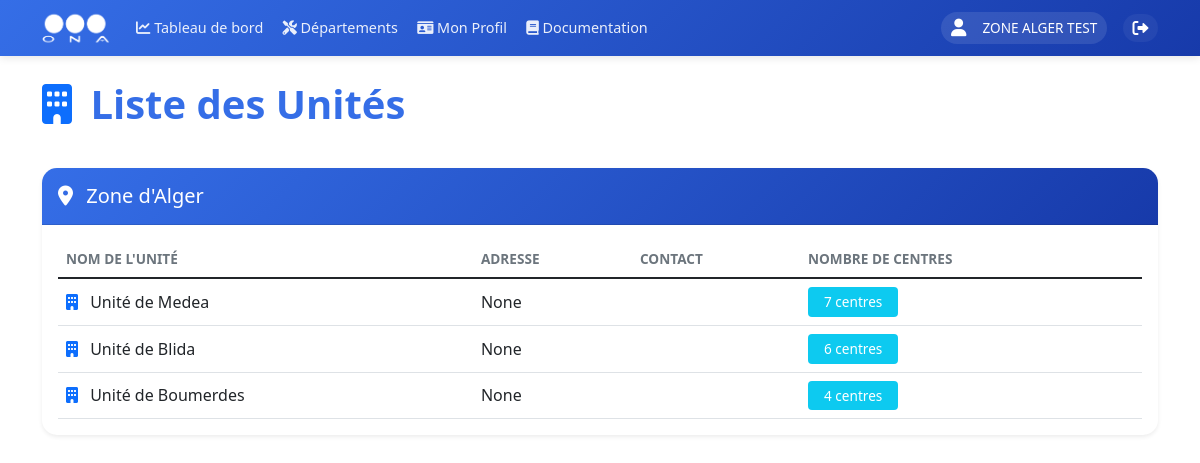
The page /units (signed in) on the database its author committed.
### models.py (models this page shows, shortened)
class User(UserMixin, db.Model):
    __tablename__ = 'users'
    id = db.Column(db.Integer, primary_key=True)
    username = db.Column(db.String(80), unique=True, nullable=False, index=True)
    nickname = db.Column(db.String(80), index=True)
    email = db.Column(db.String(120), unique=True, nullable=True, index=True)
    password_hash = db.Column(db.String(128))
    role = db.Column(db.String(20), nullable=False, default=UserRole.UTILISATEUR, index=True)
    is_active = db.Column(db.Boolean, default=True, index=True)
    last_login = db.Column(db.DateTime, index=True)
    unit_id = db.Column(db.Integer, db.ForeignKey('units.id', ondelete='SET NULL'), nullable=True, index=True)
    zone_id = db.Column(db.Integer, db.ForeignKey('zones.id', ondelete='SET NULL'), nullable=True, index=True)
    created_at = db.Column(db.DateTime, default=datetime.utcnow, index=True)
    updated_at = db.Column(db.DateTime, default=datetime.utcnow, onupdate=datetime.utcnow, index=True)
    profile = db.relationship('UserProfile', backref='user', uselist=False, lazy=True, cascade='all, delete-orphan')
    incidents = db.relationship('Incident', backref='author', lazy=True)

class Zone(db.Model):
    __tablename__ = 'zones'
    id = db.Column(db.Integer, primary_key=True)
    name = db.Column(db.String(100), unique=True, nullable=False, index=True)
    code = db.Column(db.String(10), unique=True, nullable=False, index=True)
    email = db.Column(db.String(120), unique=True, nullable=True)
    phone = db.Column(db.String(20), nullable=True)
    description = db.Column(db.Text)
    address = db.Column(db.String(200))
    director_id = db.Column(db.Integer, db.ForeignKey('users.id'), nullable=True)
    units = db.relationship('Unit', backref='zone', lazy=True, cascade='all, delete-orphan')
    users = db.relationship('User', backref='assigned_zone', lazy=True, foreign_keys='User.zone_id')
    director = db.relationship('User', foreign_keys=[director_id], backref='directed_zone', lazy=True)
    created_at = db.Column(db.DateTime, default=datetime.utcnow, index=True)
    updated_at = db.Column(db.DateTime, default=datetime.utcnow, onupdate=datetime.utcnow, index=True)

class Unit(db.Model):
    __tablename__ = 'units'
    id = db.Column(db.Integer, primary_key=True)
    name = db.Column(db.String(100), nullable=False, index=True)
    code = db.Column(db.String(10), unique=True, nullable=False, index=True)
    email = db.Column(db.String(120), unique=True, nullable=True)
    phone = db.Column(db.String(20), nullable=True)
    description = db.Column(db.Text)
    address = db.Column(db.String(200))
    zone_id = db.Column(db.Integer, db.ForeignKey('zones.id', ondelete='CASCADE'), nullable=False, index=True)
    director_id = db.Column(db.Integer, db.ForeignKey('users.id'), nullable=True)
    centers = db.relationship('Center', backref='unit', lazy='joined', cascade='all, delete-orphan')
    users = db.relationship('User', backref='assigned_unit', lazy=True, foreign_keys='User.unit_id')
    director = db.relationship('User', foreign_keys=[director_id], backref='directed_unit', lazy=True)
    incidents = db.relationship('Incident', backref='unit', lazy=True)
    created_at = db.Column(db.DateTime, default=datetime.utcnow, index=True)
    updated_at = db.Column(db.DateTime, default=datetime.utcnow, onupdate=datetime.utcnow, index=True)

### app.py (the view, shortened to what this page needs)
@app.route('/units')
@login_required
def list_units():
    if current_user.role in [UserRole.ADMIN, UserRole.EMPLOYEUR_DG]:
        units = Unit.query.all()
        zones = Zone.query.all()
    elif current_user.role == UserRole.EMPLOYEUR_ZONE:
        units = Unit.query.filter_by(zone_id=current_user.zone_id).all()
        zones = [Zone.query.get(current_user.zone_id)]
    return render_template('dashboard/list_units.html', units=units, zones=zones)

### app.py (called while the page is built)
@login_manager.user_loader
def load_user(user_id):
    return db.session.get(User, int(user_id))

### templates/dashboard/list_units.html (shortened to what this page needs)
{% extends "base/base.html" %}
{% block content %}
<div class="container mt-4">
    <div class="row mb-4">
        <div class="col">
            <h2 class="display-6 mb-3">
                <i class="fas fa-building text-primary me-2"></i>
                Liste des Unités
            </h2>
        </div>
    </div>
    <div class="row">
        {% for zone in zones %}
        <div class="col-12 mb-4">
            <div class="card shadow-sm">
                <div class="card-header bg-primary text-white">
                    <h5 class="mb-0">
                        <i class="fas fa-map-marker-alt me-2"></i>
                        {{ zone.name }}
                    </h5>
                </div>
                <div class="card-body">
                    <div class="table-responsive">
                        <table class="table table-hover">
                            <thead>
                                <tr>
                                    <th>Nom de l'Unité</th>
                                    <th>Adresse</th>
                                    <th>Contact</th>
                                    <th>Nombre de Centres</th>
                                </tr>
                            </thead>
                            <tbody>
                                {% for unit in units if unit.zone_id == zone.id %}
                                <tr>
                                    <td>
                                        <i class="fas fa-building text-primary me-2"></i>
                                        {{ unit.name }}
                                    </td>
                                    <td>{{ unit.address }}</td>
                                    <td>{{ unit.contact_info }}</td>
                                    <td>
                                        <span class="badge bg-info">
                                            {{ unit.centers|length }} centres
                                        </span>
                                    </td>
                                </tr>
                                {% endfor %}
                            </tbody>
                        </table>
                    </div>
                </div>
            </div>
        </div>
        {% endfor %}
    </div>
</div>
{% endblock %}

### templates/base/base.html (shortened to what this page needs)
<!DOCTYPE html>
<html lang="fr" dir="ltr">
<head>
    <link href="https://cdn.jsdelivr.net/npm/bootstrap@5.1.3/dist/css/bootstrap.min.css" rel="stylesheet">
    <link href="https://cdnjs.cloudflare.com/ajax/libs/font-awesome/6.0.0/css/all.min.css" rel="stylesheet">
    <link rel="stylesheet" href="https://unpkg.com/leaflet@1.9.4/dist/leaflet.css" />
    <link rel="stylesheet" href="https://cdn.datatables.net/1.11.5/css/dataTables.bootstrap5.min.css">
</head>
<body>
    <nav class="navbar navbar-expand-lg sticky-top">
        <div class="container">
            <a class="navbar-brand" href="{{ url_for('main_dashboard.dashboard') }}">
                <img src="{{ url_for('static', filename='images/ona_logo.png') }}" alt="ONA">
            </a>
            <div class="collapse navbar-collapse" id="navbarNav">
                <ul class="navbar-nav me-auto mb-2 mb-lg-0">
                    <li class="nav-item">
                        <a class="nav-link" href="{{ url_for('main_dashboard.dashboard') }}">
                            <i class="fas fa-chart-line"></i>
                            <span>Tableau de bord</span>
                        </a>
                    </li>
                    <li class="nav-item">
                        <a class="nav-link" href="{{ url_for('departements') }}">
                            <i class="fas fa-tools"></i>
                            <span>Départements</span>
                        </a>
                    </li>
                    {% if current_user.is_authenticated %}
                    <li class="nav-item">
                        <a class="nav-link" href="{{ url_for('profiles.view_profile') }}">
                            <i class="fas fa-id-card"></i>
                            <span>Mon Profil</span>
                        </a>
                    </li>
                    {% endif %}
                    <li class="nav-item">
                        <a class="nav-link {% if active_page == 'documentation' %}active{% endif %}" href="{{ url_for('documentation.view_documentation') }}">
                            <i class="fas fa-book"></i> Documentation
                        </a>
                    </li>
                </ul>
                <div class="user-section">
                    <div class="d-flex align-items-center">
                        {% if current_user.is_authenticated %}
                            <div class="user-info">
                                <i class="fas fa-user me-2"></i>
                                <span>
                                    {% if current_user.nickname %}
                                        {{ current_user.nickname }}
                                    {% else %}
                                        {{ current_user.username }}
                                    {% endif %}
                                </span>
                            </div>
                            <a href="{{ url_for('auth.logout') }}" class="logout-btn text-white text-decoration-none ms-2" title="Déconnexion">
                                <i class="fas fa-sign-out-alt"></i>
                            </a>
                        {% else %}
                            <a href="{{ url_for('auth.login') }}" class="btn btn-light">Connexion</a>
                        {% endif %}
                    </div>
                </div>
            </div>
        </div>
    </nav>
    {% block content %}{% endblock %}
</body>
</html>

### templates/base/base.html (style rules this page uses)
:root { --ona-primary: #356ee7; --ona-secondary: #173aaa; --ona-accent: #95C11F; --ona-dark: #2b2d42; --ona-light: #f8f9fa; --transition: all 0.3s ease-in-out; }
.navbar { background: linear-gradient(135deg, var(--ona-primary) 0%, var(--ona-secondary) 100%); box-shadow: 0 2px 8px rgba(0, 0, 0, 0.1); padding: 0.75rem 0; position: sticky; top: 0; z-index: 1000; height: 56px; }
.navbar-brand { display: flex; align-items: center; padding: 0; margin-right: 2rem; }
.navbar-brand img { height: 40px; width: auto; transition: var(--transition); filter: brightness(0) invert(1); }
.nav-link { color: rgba(255, 255, 255, 0.9) !important; padding: 0.5rem 1rem !important; border-radius: 50px; transition: var(--transition); font-weight: 500; }
.user-info { color: white; display: flex; align-items: center; gap: 0.5rem; padding: 0.5rem 1rem; border-radius: 50px; background: rgba(255, 255, 255, 0.1); margin-right: 1rem; }
.user-info i { font-size: 1.1rem; }
.logout-btn { color: rgba(255, 255, 255, 0.9); padding: 0.5rem 1rem; border-radius: 50px; text-decoration: none; transition: var(--transition); display: flex; align-items: center; gap: 0.5rem; background: rgba(255, 255, 255, 0.05); }
@media (max-width: 1366px) { .navbar { padding: 0.5rem 0; } }
@media (max-width: 1366px) { .navbar-brand img { height: 35px; } }
@media (max-width: 1366px) { .nav-link { padding: 0.4rem 0.8rem !important; font-size: 0.95rem; } }
@media (max-width: 1366px) { .user-info { padding: 0.4rem 0.8rem; font-size: 0.9rem; } }
@media (max-width: 1366px) { .logout-btn { padding: 0.4rem 0.8rem; } }
@media (max-width: 1200px) { .navbar-brand { margin-right: 1rem; } }
@media (max-width: 1200px) { .nav-link { padding: 0.35rem 0.6rem !important; font-size: 0.9rem; } }
@media (max-width: 1200px) { .user-info { padding: 0.35rem 0.6rem; font-size: 0.85rem; margin-right: 0.5rem; } }
@media (max-width: 1200px) { .logout-btn { padding: 0.35rem 0.6rem; } }

### templates/dashboard/list_units.html (style rules this page uses)
.card { border: none; border-radius: 15px; overflow: hidden; transition: transform 0.3s ease; }
.card-header { background: linear-gradient(135deg, var(--ona-primary), var(--ona-secondary)); padding: 1rem; }
.table { margin-bottom: 0; }
.table th { border-top: none; color: #6c757d; font-weight: 600; text-transform: uppercase; font-size: 0.85rem; }
.table td { vertical-align: middle; }
.badge { padding: 0.5rem 1rem; font-weight: 500; font-size: 0.85rem; }
.display-6 { font-weight: 600; color: var(--ona-primary); }

### rows shown on the page
User: nickname "ZONE ALGER TEST"
Zone: name "Zone d'Alger"
Unit: name "Unité de Medea", address "None", centers|length "7"
Unit: name "Unité de Blida", address "None", centers|length "6"
Unit: name "Unité de Boumerdes", address "None", centers|length "4"
